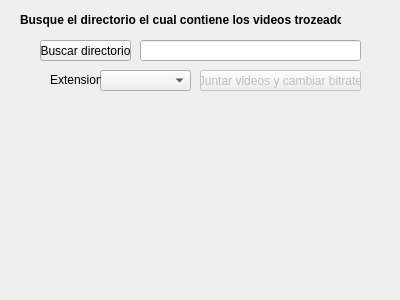
<?xml version="1.0" encoding="UTF-8"?>
<ui version="4.0">
 <class>MainWindow</class>
 <widget class="QMainWindow" name="MainWindow">
  <property name="windowModality">
   <enum>Qt::NonModal</enum>
  </property>
  <property name="geometry">
   <rect>
    <x>0</x>
    <y>0</y>
    <width>400</width>
    <height>300</height>
   </rect>
  </property>
  <property name="mouseTracking">
   <bool>false</bool>
  </property>
  <property name="contextMenuPolicy">
   <enum>Qt::DefaultContextMenu</enum>
  </property>
  <property name="windowTitle">
   <string>Video bitrate change</string>
  </property>
  <property name="unifiedTitleAndToolBarOnMac">
   <bool>false</bool>
  </property>
  <widget class="QWidget" name="centralwidget">
   <widget class="QPushButton" name="look_for_dir_button">
    <property name="geometry">
     <rect>
      <x>40</x>
      <y>40</y>
      <width>91</width>
      <height>21</height>
     </rect>
    </property>
    <property name="cursor">
     <cursorShape>PointingHandCursor</cursorShape>
    </property>
    <property name="text">
     <string>Buscar directorio</string>
    </property>
   </widget>
   <widget class="QLineEdit" name="dir_name">
    <property name="geometry">
     <rect>
      <x>140</x>
      <y>40</y>
      <width>221</width>
      <height>21</height>
     </rect>
    </property>
    <property name="autoFillBackground">
     <bool>false</bool>
    </property>
    <property name="readOnly">
     <bool>true</bool>
    </property>
   </widget>
   <widget class="QLabel" name="label">
    <property name="geometry">
     <rect>
      <x>20</x>
      <y>12</y>
      <width>321</width>
      <height>16</height>
     </rect>
    </property>
    <property name="text">
     <string>&lt;html&gt;&lt;head/&gt;&lt;body&gt;&lt;p&gt;&lt;span style=&quot; font-weight:600;&quot;&gt;Busque el directorio el cual contiene los videos trozeados&lt;/span&gt;&lt;/p&gt;&lt;/body&gt;&lt;/html&gt;</string>
    </property>
   </widget>
   <widget class="QPushButton" name="init_video_maker">
    <property name="enabled">
     <bool>false</bool>
    </property>
    <property name="geometry">
     <rect>
      <x>200</x>
      <y>70</y>
      <width>161</width>
      <height>21</height>
     </rect>
    </property>
    <property name="text">
     <string>Juntar videos y cambiar bitrate</string>
    </property>
   </widget>
   <widget class="QComboBox" name="extensionComboBox">
    <property name="geometry">
     <rect>
      <x>100</x>
      <y>70</y>
      <width>91</width>
      <height>21</height>
     </rect>
    </property>
   </widget>
   <widget class="QLabel" name="extensionLabel">
    <property name="geometry">
     <rect>
      <x>50</x>
      <y>70</y>
      <width>51</width>
      <height>20</height>
     </rect>
    </property>
    <property name="text">
     <string>Extension</string>
    </property>
   </widget>
  </widget>
 </widget>
 <resources/>
 <connections/>
</ui>
